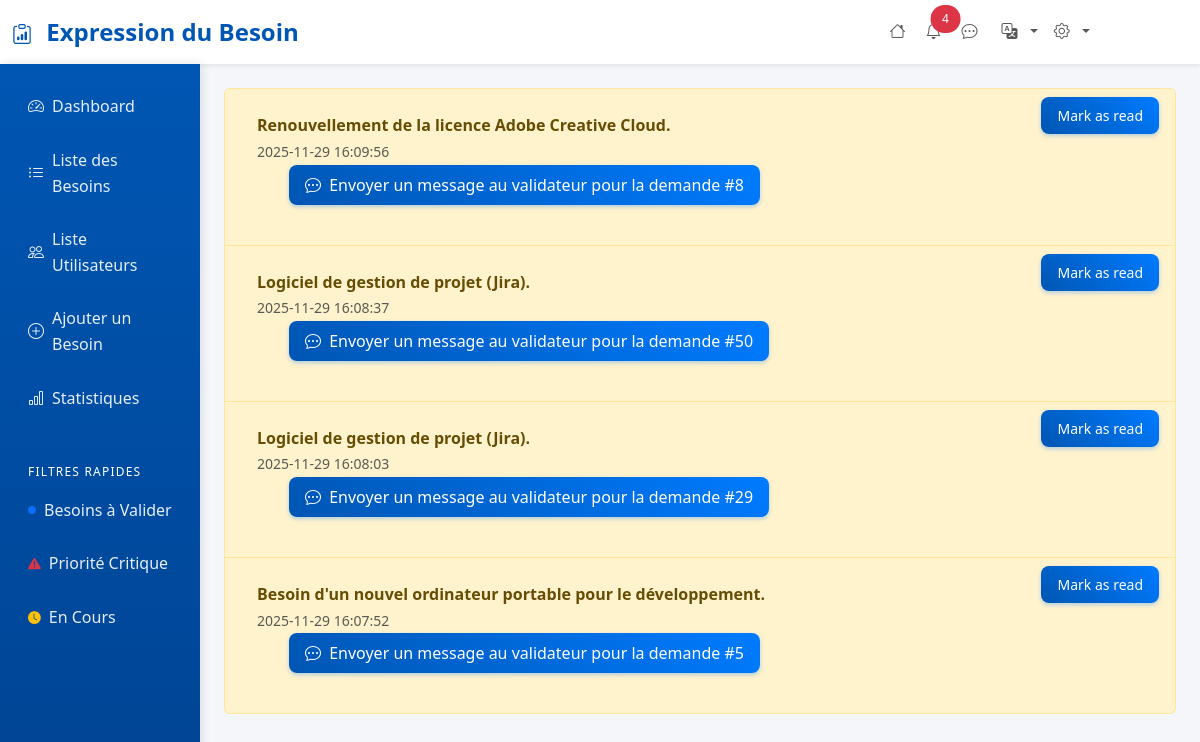
The page /pages/notifications.php (signed in) on the database as committed earlier.
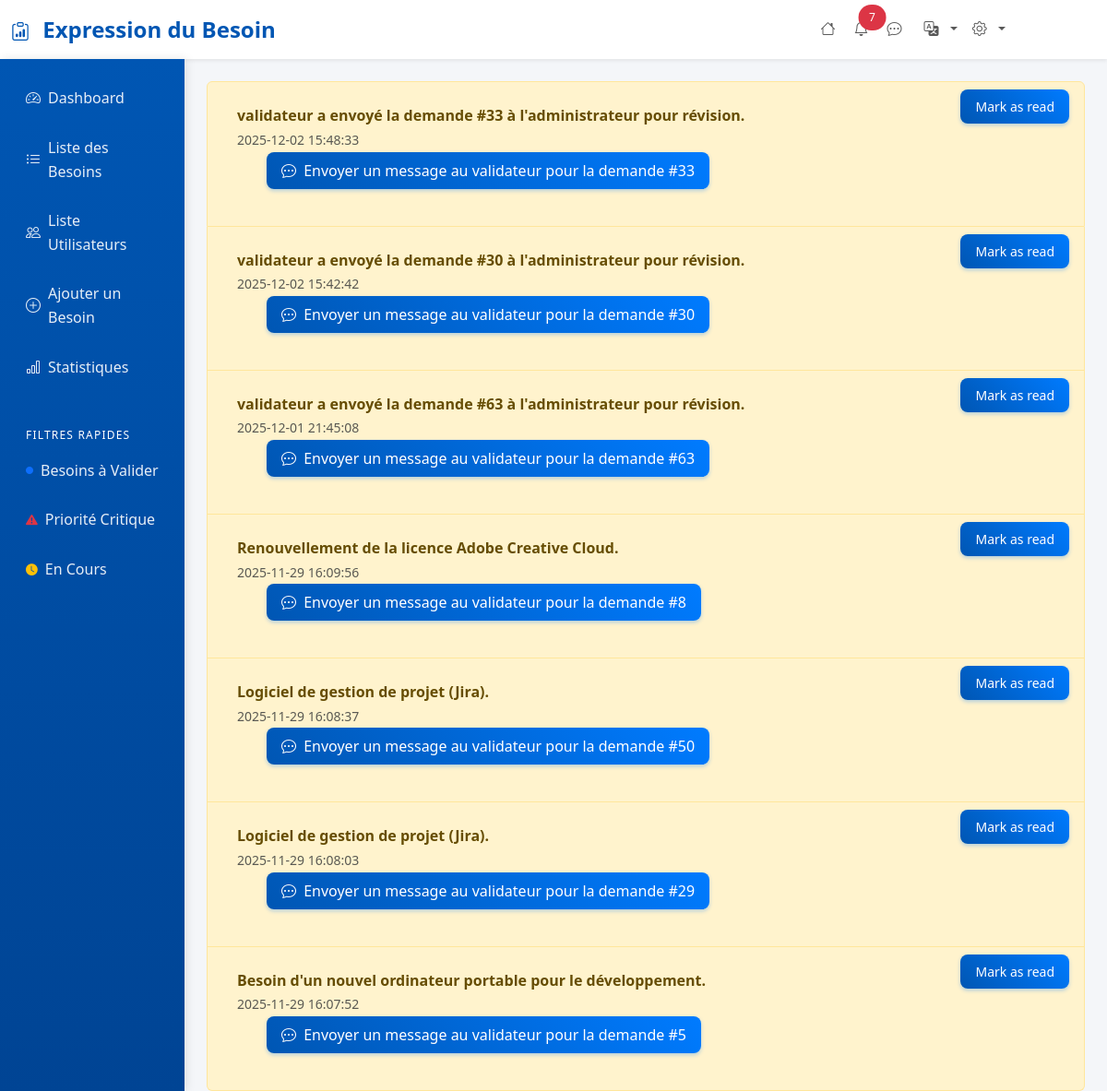
The same page on the database as committed later.
### tables this page shows
CREATE TABLE `notifications` (
  `id` int(11) NOT NULL,
  `service_id` int(11) NOT NULL,
  `is_just_for_admin` tinyint(1) NOT NULL DEFAULT 0,
  `seen` tinyint(1) NOT NULL DEFAULT 0,
  `demande_id` int(11) NOT NULL,
  `created_at` datetime NOT NULL DEFAULT current_timestamp(),
  `message` varchar(200) DEFAULT NULL,
  `validateur_id` int(11) DEFAULT NULL
);

CREATE TABLE `demandes` (
  `id` int(11) NOT NULL,
  `user_id` int(11) NOT NULL,
  `type_besoin_id` int(11) NOT NULL,
  `description` text NOT NULL,
  `urgence` enum('Faible','Moyenne','Urgente') NOT NULL DEFAULT 'Faible',
  `statut` enum('En attente','En cours de validation','Traitée') NOT NULL DEFAULT 'En attente',
  `date_creation` datetime DEFAULT current_timestamp()
);

### includes/functions.php (called while the page is built, shortened)
<?php
function getUnreadNotificationCount(int $serviceId,$isAdmin = 0): int {
    $pdo = getConnection();
    if($isAdmin == 1){
        $stmt = $pdo->prepare("SELECT COUNT(*) FROM notifications WHERE is_just_for_admin = 1 AND seen = 0");
        $stmt->execute();
        return (int) $stmt->fetchColumn();
    }
    $stmt = $pdo->prepare("SELECT COUNT(*) FROM notifications WHERE service_id = :service_id AND seen = 0");
    $stmt->execute([':service_id' => $serviceId]);
    return (int) $stmt->fetchColumn();
}
$allowed_languages = ['fr', 'en'];
$FrenchArray = [
    'header_title' => 'Expression du Besoin',
    'greeting' => 'Bonjour',
    'gestion_demande'=>'Gestion de vos demandes',
    'create_request'=>'Créer une demande',
    'historique_demande'=>'Historique des demandes',
    'suivi_status'=>'Suivi des statuts',
    'recent_request'=>'Vos demandes récentes',
    'demande'=>'Demande',
    'Fichiers'=>'Files',
    'modify'=>'Modifier',
    'accueil' => 'Accueil',
    'langue'=>'Language'
];
$EnglishArray = [
    'header_title'      => 'Request Flow',
    'greeting'          => 'Hello',
    'gestion_demande'   => 'Manage your requests',
    'create_request'    => 'Create a request',
    'historique_demande'=> 'Request history',
    'suivi_status'      => 'Status tracking',
    'recent_request'    => 'Your recent requests',
    'demande'           => 'Request',
    'Fichiers'          => 'Files',
    'modify'            => 'Edit',
    'accueil'           => 'Home',
    'langue'            => 'Langue',
];
function getSetence($key){
    global $FrenchArray, $EnglishArray, $allowed_languages;
    $lang = $_SESSION['lang'] ?? 'fr';
    if ($lang === 'fr') {
        return $FrenchArray[$key] ?? $key;
    } else {
        return $EnglishArray[$key] ?? $key;
    }
}
?>

### pages/notifications.php (the view, shortened to what this page needs)
<?php
include '../includes/header.php';
$pdo = getConnection();
$isAdmin = isset($_SESSION['user_role']) && $_SESSION['user_role'] === 'Administrateur' ? 1 : 0;
$serviceFilter = $isAdmin === 1 ? "" : " AND service_id = :uid";
$stmt = $pdo->prepare("
    SELECT demande_id, created_at, d.*, n.id as notification_id, seen, message, n.validateur_id
    FROM notifications n
    JOIN demandes d ON n.demande_id = d.id
    WHERE is_just_for_admin = :is_admin {$serviceFilter}
    ORDER BY created_at DESC
");
$params = ['is_admin' => $isAdmin];
$stmt->execute($params);
$notifications = $stmt->fetchAll(PDO::FETCH_ASSOC);
?>
<?php if (count($notifications) === 0): ?>
<p>No notifications.</p>
<?php else: ?>
<ul class="list-group mt-4">
    <?php foreach ($notifications as $n): ?>
    <li class="list-group-item d-flex justify-content-between align-items-start
                <?php if ($n['seen'] == 0) echo 'list-group-item-warning'; ?>">
        <div class="mb-3 p-3">
            <strong><?php echo htmlspecialchars($n['message'] ?? $n['description']); ?></strong><br>
            <small class="text-muted"><?php echo htmlspecialchars($n['created_at']); ?></small><br>
            <?php if ($isAdmin): ?>
            <small>
                <a href="#" class="btn btn-sm btn-outline-primary mt-2 d-inline-flex align-items-center"
                    data-bs-toggle="modal" data-bs-target="#chatModal"
                    data-demande-id="<?php echo $n['demande_id']; ?>">
                    <a href="../chat/chat_page.php?user_id=<?php echo $n['validateur_id']; ?>&message=<?php echo "Pourquoi cette demande {$n['demande_id']} est envoyer pour moi pour que je la valide?"; ?>"
                        class=" btn btn-primary">
                        <i class="bi bi-chat-dots me-1"></i>
                        Envoyer un message au validateur pour la demande #<?php echo $n['demande_id']; ?>
                    </a>
                </a>
            </small>
            <?php endif; ?>
        </div>
        <div>
            <?php if ($n['seen'] == 0): ?>
            <a href="notifications.php?mark_read=<?php echo $n['notification_id']; ?>"
                class="btn btn-sm btn-primary">Mark as read</a>
            <?php else: ?>
            <span class="badge bg-secondary">Read</span>
            <?php endif; ?>
        </div>
    </li>
    <?php endforeach; ?>
</ul>
<?php endif; ?>
</div>
</body>
</html>

### includes/header.php (shortened to what this page needs)
<?php
require_once __DIR__ . '/functions.php';
$current_page = basename($_SERVER['PHP_SELF']);
$unreadCount = getUnreadNotificationCount($_SESSION['user_service'] ?? 0,
    isset($_SESSION['user_role']) && $_SESSION['user_role'] === 'Administrateur' ? 1 : 0
);
?>
<!DOCTYPE html>
<html lang="fr">
<head>
    <link href="https://cdn.jsdelivr.net/npm/bootstrap@5.3.2/dist/css/bootstrap.min.css" rel="stylesheet">
    <link href="https://cdn.jsdelivr.net/npm/bootstrap-icons@1.11.2/font/bootstrap-icons.css" rel="stylesheet">
    <link rel="stylesheet" href="assets/css/style.css">
    <link rel="stylesheet" href="https://cdnjs.cloudflare.com/ajax/libs/font-awesome/7.0.1/css/all.min.css"
 />
</head>
<body>
    <nav class="navbar navbar-expand-lg navbar-light bg-white shadow-sm">
        <div class="container-fluid">
            <div class="navbar-brand flex align-items-center">
                <i id="my-toggler" class="bi bi-clipboard-data me-2" style="cursor: pointer; font-size: 1.25rem;"></i>
                <a class="navbar-brand" href="/besoins/index.php">
                    <?php echo getSetence('header_title'); ?>
                </a>
            </div>
            <div class="collapse navbar-collapse" id="navbarNav">
                <ul class="navbar-nav ms-auto">
                    <li class="nav-item">
                        <a class="nav-link" href="/besoins/index.php">
                            <i class="bi bi-house me-1"></i>
                        </a>
                    </li>
                    <?php if($_SESSION['user_role'] != 'Demandeur'): ?>
                    <li class="nav-item position-relative">
                        <a class="nav-link" href="/besoins/pages/notifications.php">
                            <i class="bi bi-bell me-1"></i>
                            <?php if (!empty($unreadCount) && $unreadCount > 0): ?>
                            <span
                                class="position-absolute -top-2 start-1 translate-middle badge rounded-pill bg-danger">
                                <?= $unreadCount ?>
                            </span>
                            <?php endif; ?>
                        </a>
                    </li>
                    <li class="nav-item position-relative">
                        <a class="nav-link" href="/besoins/chat/list_conversations.php">
                         <i class="bi bi-chat-dots me-2"></i>
                        </a>
                    </li>
                    <?php endif; ?>
                   <li class="nav-item dropdown">
                        <a class="nav-link dropdown-toggle" href="#" id="changeLang" role="button" data-bs-toggle="dropdown">
                            <i class="bi bi-translate me-1"></i>
                        </a>
                    </li>
                    <li class="nav-item dropdown me-custom">
                        <a class="nav-link dropdown-toggle" href="#" id="navbarDropdown" role="button"
                            data-bs-toggle="dropdown">
                            <i class="bi bi-gear me-1"></i>
                        </a>
                    </li>
                </ul>
            </div>
        </div>
    </nav>
    <div class="container-fluid">
        <div class="row">
            <?php if($_SESSION['user_role'] == 'Administrateur'): ?>
            <nav id="mainNavbar" class="col-md-3 col-lg-2 sidebar">
                <div class="position-sticky pt-3">
                    <ul class="nav flex-column">
                        <li class="nav-item">
                            <a class="nav-link <?php echo ($current_page == 'index.php') ? 'active' : ''; ?>"
                                href="/besoins/dashboard-admin.php">
                                <i class="bi bi-speedometer2 me-2"></i>
                                Dashboard
                            </a>
                        </li>
                        <li class="nav-item">
                            <a class="nav-link <?php echo ($current_page == 'liste-besoins.php') ? 'active' : ''; ?>"
                                href="/besoins/pages/liste-besoins.php">
                                <i class="bi bi-list-ul me-2"></i>
                                Liste des Besoins
                            </a>
                        </li>
                        <li class="nav-item">
                            <a class="nav-link <?php echo ($current_page == 'liste-utilisateurs.php') ? 'active' : ''; ?>"
                                href="/besoins/pages/liste-utilisateurs.php">
                                <i class="bi bi-people me-2"></i>
                                Liste Utilisateurs
                            </a>
                        </li>
                        <li class="nav-item">
                            <a class="nav-link <?php echo ($current_page == 'ajouter-besoin.php') ? 'active' : ''; ?>"
                                href="/besoins/pages/ajouter-besoin.php">
                                <i class="bi bi-plus-circle me-2"></i>
                                Ajouter un Besoin
                            </a>
                        </li>
                        <li class="nav-item">
                            <a class="nav-link <?php echo ($current_page == 'statistiques.php') ? 'active' : ''; ?>"
                                href="/besoins/pages/statistiques.php">
                                <i class="bi bi-bar-chart me-2"></i>
                                Statistiques
                            </a>
                        </li>
                        <li class="nav-item mt-3">
                            <h6
                                class="text-white sidebar-heading d-flex justify-content-between align-items-center px-3 mt-4 mb-1 text-uppercase">
                                <span>Filtres Rapides</span>
                            </h6>
                        </li>
                        <li class="nav-item">
                            <a class="nav-link" href="/besoins/pages/liste-besoins.php?statut=Traitée">
                                <i class="bi bi-circle-fill text-primary me-2" style="font-size: 0.5rem;"></i>
                                Besoins à Valider
                            </a>
                        </li>
                        <li class="nav-item">
                            <a class="nav-link" href="/besoins/pages/liste-besoins.php?priorite=Urgente">
                                <i class="bi bi-exclamation-triangle-fill text-danger me-2"
                                    style="font-size: 0.8rem;"></i>
                                Priorité Critique
                            </a>
                        </li>
                        <li class="nav-item">
                            <a class="nav-link" href="/besoins/pages/liste-besoins.php?statut=En+cours+de+validation">
                                <i class="bi bi-clock-fill text-warning me-2" style="font-size: 0.8rem;"></i>
                                En Cours
                            </a>
                        </li>
                    </ul>
                </div>
            </nav>
            <?php endif;?>
            <main class="col-md-9 ms-sm-auto mx-auto col-lg-10 px-md-4">

### assets/css/style.css (style rules this page uses)
:root { --primary-color: #0056b3; --secondary-color: #6c757d; --success-color: #198754; --info-color: #0dcaf0; --warning-color: #ffc107; --danger-color: #dc3545; --light-color: #f8f9fa; --dark-color: #212529; --border-radius: 8px; --box-shadow: 0 4px 6px rgba(0,0,0,0.07); --transition: all 0.3s ease; }
body { background-color: #f4f6f9; font-family: 'Segoe UI', Tahoma, Geneva, Verdana, sans-serif; line-height: 1.6; }
.navbar-brand { font-weight: 700; color: var(--primary-color) !important; font-size: 1.5rem; }
.sidebar { background: linear-gradient(180deg, #0056b3 0%, #004494 100%); min-height: calc(100vh - 76px); box-shadow: 2px 0 10px rgba(0,0,0,0.1); position: sticky; top: 76px; }
.sidebar .nav-link { color: rgba(255,255,255,0.9); transition: var(--transition); border-radius: var(--border-radius); margin: 2px 0; padding: 0.75rem 1rem; display: flex; align-items: center; }
.sidebar .sidebar-heading { color: rgba(255,255,255,0.7); font-size: 0.75rem; letter-spacing: 0.1em; }
.btn { border-radius: var(--border-radius); font-weight: 500; transition: var(--transition); border: none; padding: 0.5rem 1rem; }
.btn-primary { background: linear-gradient(45deg, #0056b3, #007bff); box-shadow: 0 2px 4px rgba(0,123,255,0.3); }
.btn-outline-primary, .btn-outline-secondary, .btn-outline-success, .btn-outline-warning, .btn-outline-danger { border-width: 2px; }
.badge { font-size: 0.75rem; padding: 0.5rem 0.75rem; border-radius: 20px; font-weight: 500; }

### includes/header.php (style rules this page uses)
:root { --primary-color: #0056b3; --secondary-color: #6c757d; --success-color: #198754; --info-color: #0dcaf0; --warning-color: #ffc107; --danger-color: #dc3545; --light-color: #f8f9fa; --dark-color: #212529; }
body { background-color: #f4f6f9; font-family: 'Segoe UI', Tahoma, Geneva, Verdana, sans-serif; }
.navbar-brand { font-weight: 700; color: var(--primary-color) !important; }
.sidebar { background: linear-gradient(180deg, #0056b3 0%, #004494 100%); min-height: calc(100vh - 76px); box-shadow: 2px 0 10px rgba(0, 0, 0, 0.1); }
.sidebar .nav-link { color: rgba(255, 255, 255, 0.9); transition: all 0.3s ease; border-radius: 8px; margin: 2px 0; }
.btn { border-radius: 8px; font-weight: 500; transition: all 0.3s ease; }
.btn-primary { background: linear-gradient(45deg, #0056b3, #007bff); border: none; }
.badge { font-size: 0.75rem; padding: 0.5rem 0.75rem; border-radius: 20px; }
.me-custom { margin-right: 90px !important; }

Rows that differ between the two databases and show on the page:
added notifications: message "validateur a envoyé la demande #33 à l'administrateur pour révision.", created_at "2025-12-02 15:48:33", demande "33"
added notifications: message "validateur a envoyé la demande #30 à l'administrateur pour révision.", created_at "2025-12-02 15:42:42", demande "30"
added notifications: message "validateur a envoyé la demande #63 à l'administrateur pour révision.", created_at "2025-12-01 21:45:08", demande "63"
Other text that changed with them:
$unreadCount: "4" → "7"
